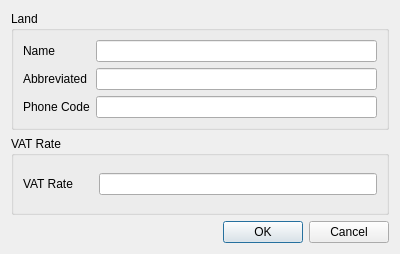
<?xml version="1.0" encoding="UTF-8"?>
<ui version="4.0">
 <class>TheLandForm</class>
 <widget class="QWidget" name="TheLandForm">
  <property name="geometry">
   <rect>
    <x>0</x>
    <y>0</y>
    <width>400</width>
    <height>254</height>
   </rect>
  </property>
  <property name="minimumSize">
   <size>
    <width>400</width>
    <height>0</height>
   </size>
  </property>
  <property name="windowTitle">
   <string>Land</string>
  </property>
  <layout class="QGridLayout" name="gridLayout">
   <item row="0" column="0">
    <layout class="QVBoxLayout" name="verticalLayout">
     <item>
      <widget class="QGroupBox" name="groupBox">
       <property name="title">
        <string>Land</string>
       </property>
       <layout class="QGridLayout" name="gridLayout_3">
        <item row="0" column="0">
         <layout class="QGridLayout" name="gridLayout_2">
          <item row="1" column="0">
           <widget class="QLabel" name="label_2">
            <property name="text">
             <string>Abbreviated</string>
            </property>
           </widget>
          </item>
          <item row="0" column="1">
           <widget class="QLineEdit" name="lineEdit"/>
          </item>
          <item row="0" column="0">
           <widget class="QLabel" name="label">
            <property name="text">
             <string>Name</string>
            </property>
           </widget>
          </item>
          <item row="1" column="1">
           <widget class="QLineEdit" name="lineEdit_2"/>
          </item>
          <item row="2" column="0">
           <widget class="QLabel" name="label_3">
            <property name="text">
             <string>Phone Code</string>
            </property>
           </widget>
          </item>
          <item row="2" column="1">
           <widget class="QLineEdit" name="lineEdit_3"/>
          </item>
         </layout>
        </item>
       </layout>
      </widget>
     </item>
     <item>
      <widget class="QGroupBox" name="groupBox_2">
       <property name="title">
        <string>VAT Rate</string>
       </property>
       <layout class="QGridLayout" name="gridLayout_5">
        <item row="0" column="0">
         <layout class="QGridLayout" name="gridLayout_4">
          <item row="0" column="0">
           <widget class="QLabel" name="label_4">
            <property name="text">
             <string>VAT Rate      </string>
            </property>
           </widget>
          </item>
          <item row="0" column="1">
           <widget class="QLineEdit" name="lineEdit_4"/>
          </item>
         </layout>
        </item>
       </layout>
      </widget>
     </item>
     <item>
      <widget class="QDialogButtonBox" name="buttonBox">
       <property name="standardButtons">
        <set>QDialogButtonBox::Cancel|QDialogButtonBox::Ok</set>
       </property>
      </widget>
     </item>
    </layout>
   </item>
  </layout>
 </widget>
 <resources/>
 <connections/>
</ui>
